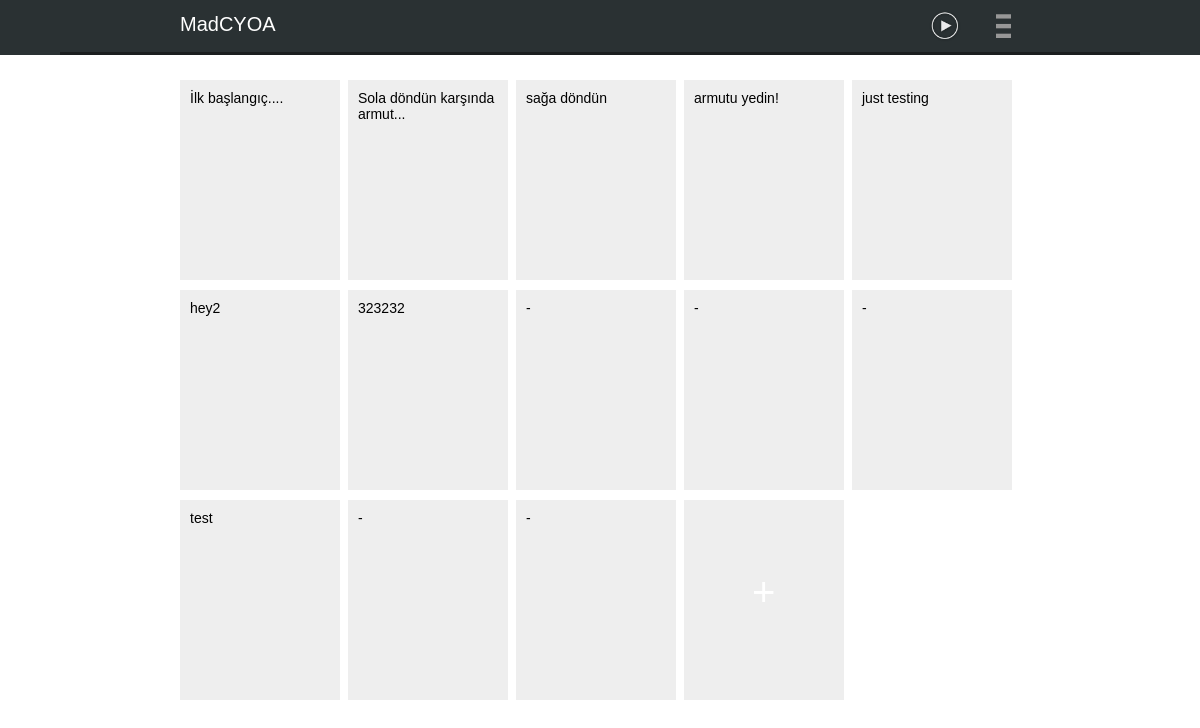
Page /chapter/krhc/ on the committed database.
### stories/models.py (models this page shows, shortened)
class Displayable(models.Model):
    name = models.CharField(max_length=100, null=True, blank=True)
    slug = AutoSlugField(populate_from="name", unique=True, null=True, blank=True)
    text = models.TextField(null=True, blank=True)
    sort_order = models.IntegerField(default=1)
    class Meta:
        abstract = True
        ordering = ("sort_order",)

class Snippet(Displayable):
    chapter = models.ForeignKey(Chapter, related_name="related_snippets")
    is_completed = models.BooleanField(default=False)
    is_failed = models.BooleanField(default=False)
    starting_point = models.BooleanField(default=False)
    checkpoint = models.BooleanField(default=False)

### stories/views.py (the view)
# urls.py: url(r'^chapter/(?P<slug>[\w-]+)/$', ChapterDetail.as_view(), name="chapter-detail"),
class ChapterDetail(DetailView):
    model = Chapter
    template_name = "stories/chapter_detail.html"

### templates/stories/chapter_detail.html (shortened to what this page needs)
{% extends "base.html" %}
{% block navExtra %}
<div class="play-game">
    <a href="{% url 'play' object.story.id %}">
        <img src="/static/icons/play.png">
    </a>
</div>
{% endblock %}
{% block pageContent %}
<div style="width: 100%; overflow:auto; font-family: Tahoma; font-size: 14px;">
	{% for snippet in object.related_snippets.all %}
	<div class="snp snippet" id="{{ snippet.slug }}">
		<div class="snp-text">
			{{ snippet.text|default:'-' }}
		</div>
	</div>
	{% endfor %}
	<div class="snp new-snippet" id="{{ snippet.slug }}">
		<div class="add-snippet">
		</div>
	</div>
</div>
{% endblock %}

### static/css/style.css (style rules this page uses)
* { margin: 0; padding: 0; font-family: "Lucida Sans Unicode", "Lucida Grande", sans-serif; }
.menu-container a { color: #fff; text-decoration: none; }
.menu-container .play-game { width: 43%; float: left; text-align: right; }
.play-game img { width: 32px; height: 32px; }
.snp { width: 19%; float:left; background: #eee; margin-right:1%; height: 200px; margin-top: 10px; }
.snp-text { padding: 10px; }
.new-snippet { font-size: 40px; text-align: center; }
.add-snippet { margin-top: 70px; color: #fff; }

### rows in the picture
Snippet: text "İlk başlangıç...."
Snippet: text "Sola döndün karşında armut..."
Snippet: text "sağa döndün"
Snippet: text "armutu yedin!"
Snippet: text "just testing"
Snippet: text "hey2"
Snippet: text "323232"
Snippet: text "-"
Snippet: text "-"
Snippet: text "-"
Snippet: text "test"
Snippet: text "-"
Snippet: text "-"
